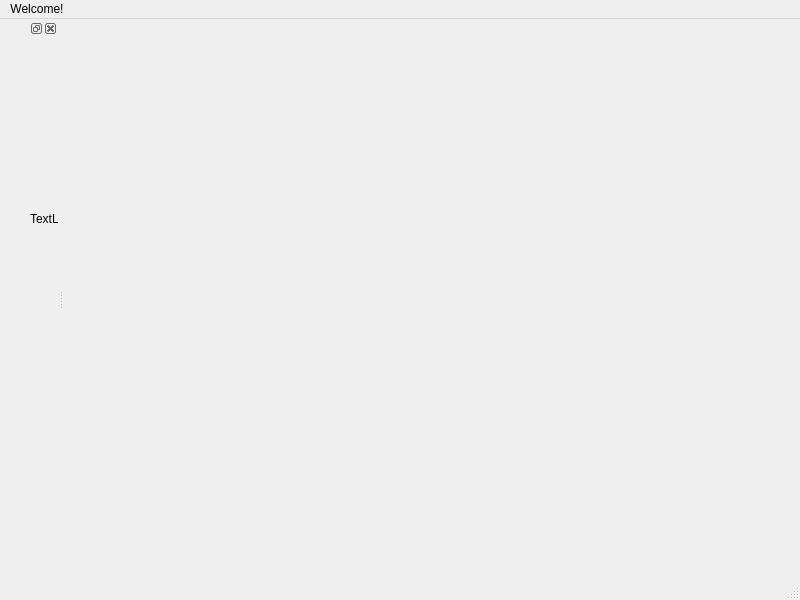
<?xml version="1.0" encoding="UTF-8"?>
<ui version="4.0">
 <class>MainWindow</class>
 <widget class="QMainWindow" name="MainWindow">
  <property name="geometry">
   <rect>
    <x>0</x>
    <y>0</y>
    <width>800</width>
    <height>600</height>
   </rect>
  </property>
  <property name="windowTitle">
   <string>MainWindow</string>
  </property>
  <widget class="QWidget" name="centralwidget"/>
  <widget class="QMenuBar" name="menubar">
   <property name="geometry">
    <rect>
     <x>0</x>
     <y>0</y>
     <width>800</width>
     <height>24</height>
    </rect>
   </property>
   <widget class="QMenu" name="menuWelcome">
    <property name="title">
     <string>Welcome!</string>
    </property>
   </widget>
   <addaction name="menuWelcome"/>
  </widget>
  <widget class="QStatusBar" name="statusbar"/>
  <widget class="QDockWidget" name="dockWidget">
   <attribute name="dockWidgetArea">
    <number>1</number>
   </attribute>
   <widget class="QWidget" name="dockWidgetContents">
    <widget class="QPushButton" name="pushButton">
     <property name="geometry">
      <rect>
       <x>80</x>
       <y>370</y>
       <width>113</width>
       <height>32</height>
      </rect>
     </property>
     <property name="text">
      <string>PushButton</string>
     </property>
    </widget>
    <widget class="QLabel" name="label">
     <property name="geometry">
      <rect>
       <x>30</x>
       <y>30</y>
       <width>261</width>
       <height>301</height>
      </rect>
     </property>
     <property name="text">
      <string>TextLabel</string>
     </property>
    </widget>
   </widget>
  </widget>
 </widget>
 <resources/>
 <connections/>
</ui>
